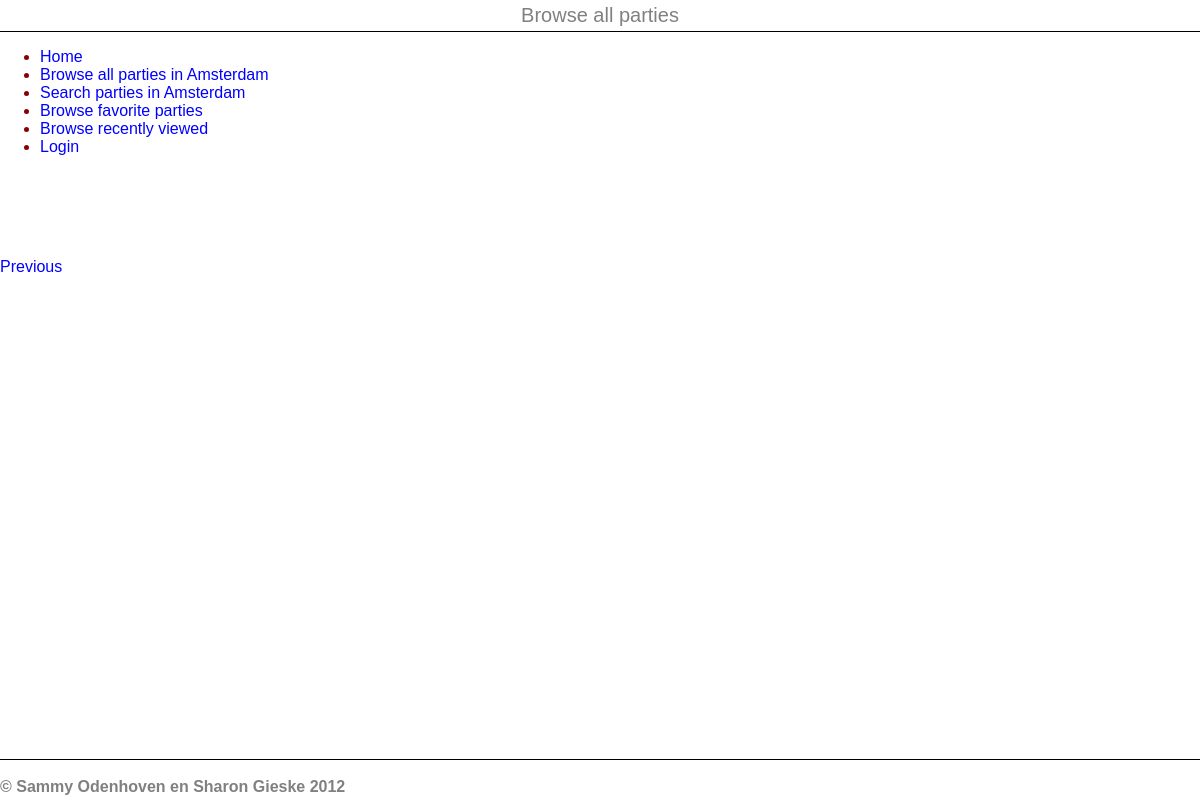
Page /index.php/pages/show_all_parties on the earlier database version.
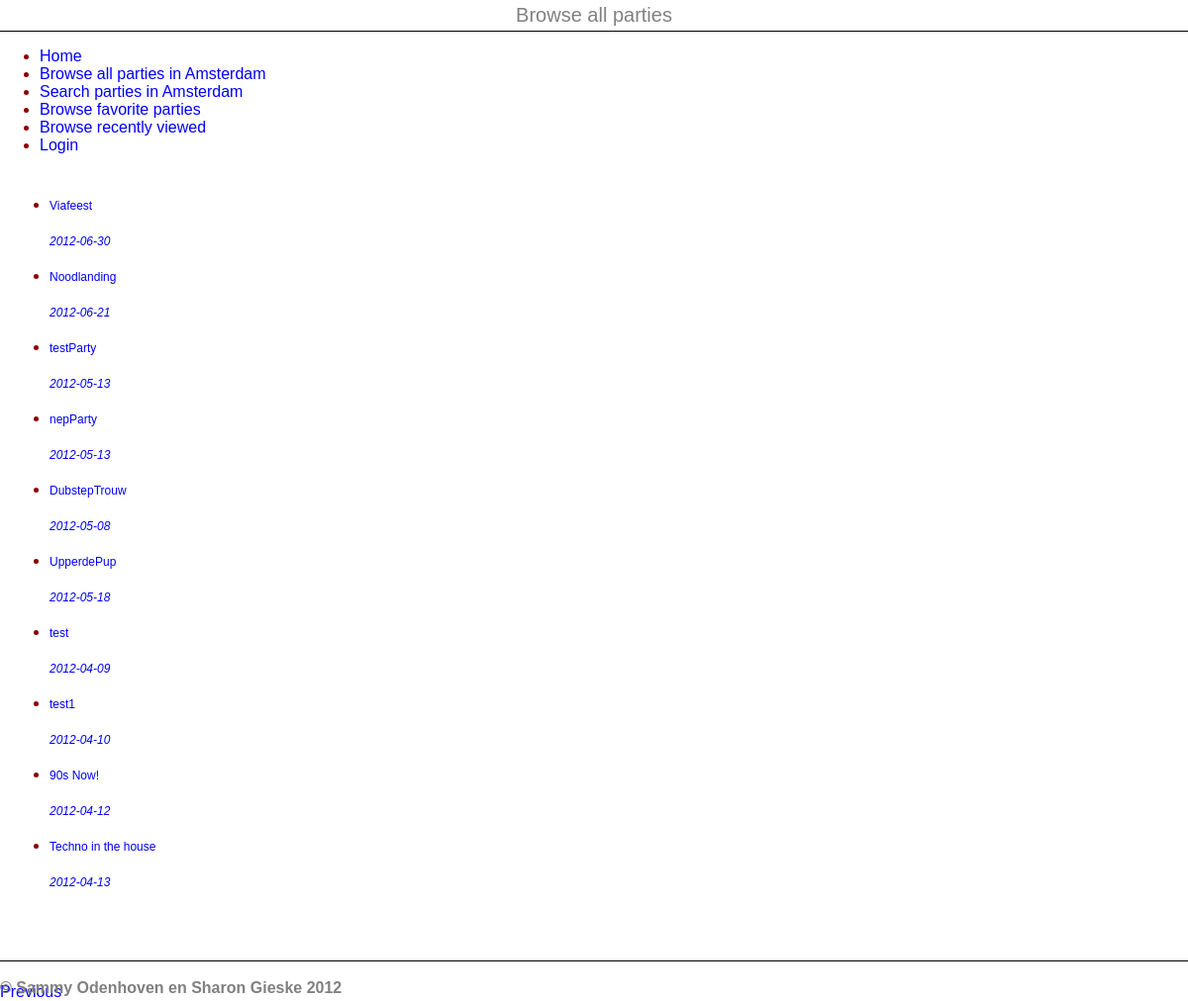
Same page on the later database version.
### tables this page shows
CREATE TABLE IF NOT EXISTS `partyinfo` (
  `partyID` int(11) NOT NULL AUTO_INCREMENT,
  `partyName` varchar(255) NOT NULL,
  `partyLocation` varchar(255) NOT NULL,
  `partyDate` date NOT NULL,
  `partyGenre` varchar(255) NOT NULL,
  `partyDescription` text NOT NULL,
  PRIMARY KEY (`partyID`)
);

### application/controllers/pages.php (called while the page is built, shortened)
    <?php
class Pages extends CI_Controller {
    public function __construct() {
        $this->load->model('parties_model');
    }
	  public function show_all_parties() {
      $data['allParties'] = $this->parties_model->get_all_parties();
      $data['title'] = 'Browse all parties';
      $this->load->view('templates/header', $data);
      $this->load->view('pages/allParties', $data);
      $this->load->view('templates/footer', $data);
    }
}

### html/index.php (called while the page is built, shortened)
<?php
require_once BASEPATH.'core/CodeIgniter.php';

### application/models/parties_model.php (called while the page is built, shortened)
<?php
class Parties_model extends CI_model {
    public function get_all_parties() {
      $query = $this->db->get('partyinfo');
      return $query->result_array();
    }
}

### application/views/pages/allParties.php (the view, shortened to what this page needs)
<div id=body>
<ul data-role="listview" data-filter="true">
<?php foreach ($allParties as $partyItem): ?>
  <li>
  <?php $this->load->helper('url');?>  <a href=<?php $temp = site_url("/pages/show_party"); echo $temp."/".$partyItem['partyID']."/"; ?>>
  <span id="studyName"><?php echo $partyItem['partyName'] ?></span><br><br>
  <span id="studySummary"><?php echo $partyItem['partyDate'] ?></span>
  </li>
  <br>
<?php endforeach ?>
</ul>
</div>
<a href="../../pages">Previous</a>

### application/views/templates/header.php (shortened to what this page needs)
<!DOCTYPE html>
<html>
<head>
  <link href="/global_styling.css" rel="stylesheet" type="text/css" />
  <link href="/navigation_menu.css" rel="stylesheet" type="text/css" />
<link rel="stylesheet" href="http://code.jquery.com/mobile/1.1.0-rc.1/jquery.mobile-1.1.0-rc.1.min.css" />
</head>
<body>
<div id=container data-role="page" data-theme="b">
  <div id=header data-role="header">
    <div id=title>
      <?php echo $title; ?>
    </div>
  </div>
  <div data-role="content">
    <ul data-role="listview" data-inset="true">
      <li><a data-transition="slide" href="/">Home</a> </li>
      <li><a data-transition="slide" href="show_all_parties">Browse all parties in Amsterdam</a> </li>
      <li><a data-transition="slide" href="search_parties">Search parties in Amsterdam</a> </li>
      <li><a data-transition="slide" href="favorite_parties">Browse favorite parties</a> </li>
      <li><a data-transition="slide" href="browse_recently">Browse recently viewed</a> </li>
      <li><a data-transition="slide" href="login">Login</a> </li>
    </ul>

### application/views/templates/footer.php
<br><div id=footer><br>
    <strong>&copy; Sammy Odenhoven en Sharon Gieske 2012</strong>
</div>
</div>
</div>
</body>
</html>

### html/global_styling.css (style rules this page uses)
html, body { margin:0; padding:0; height:100%; }
#container { min-height:100%; position:relative; }
#header { padding:4px; border-bottom: 1px solid; border-color: black; font-size: 20px; color: gray; font-style: bold; text-align: center; }
#body { padding:10px; padding-bottom:60px; }
#footer { border-top: 1px solid; border-color: black; position:absolute; bottom:0; width:100%; height:40px; color:gray; }
body { color: #8B0000; * background-color: #CDC0B0; font-family: Arial; }
#studyName { font-size: 12px; margin-top: 0px; margin-bottom: 2px; font-style: none; font-weight: italic; }
#studySummary { font-size: 12px; font-style: italic; margin-top: 0px; margin-bottom: 1px; }
#title { font-size: 20px; color: gray; }
a:link { color: blue; text-decoration: none; font-family: Verdana, Arial, Helvetica, sans-serif; }

Differences in the rows shown:
added partyinfo: partyName "Viafeest", partyDate "2012-06-30"
added partyinfo: partyName "Noodlanding", partyDate "2012-06-21"
added partyinfo: partyName "testParty", partyDate "2012-05-13"
added partyinfo: partyName "nepParty", partyDate "2012-05-13"
added partyinfo: partyName "DubstepTrouw", partyDate "2012-05-08"
added partyinfo: partyName "UpperdePup", partyDate "2012-05-18"
added partyinfo: partyName "test", partyDate "2012-04-09"
added partyinfo: partyName "test1", partyDate "2012-04-10"
added partyinfo: partyName "90s Now!", partyDate "2012-04-12"
added partyinfo: partyName "Techno in the house", partyDate "2012-04-13"
